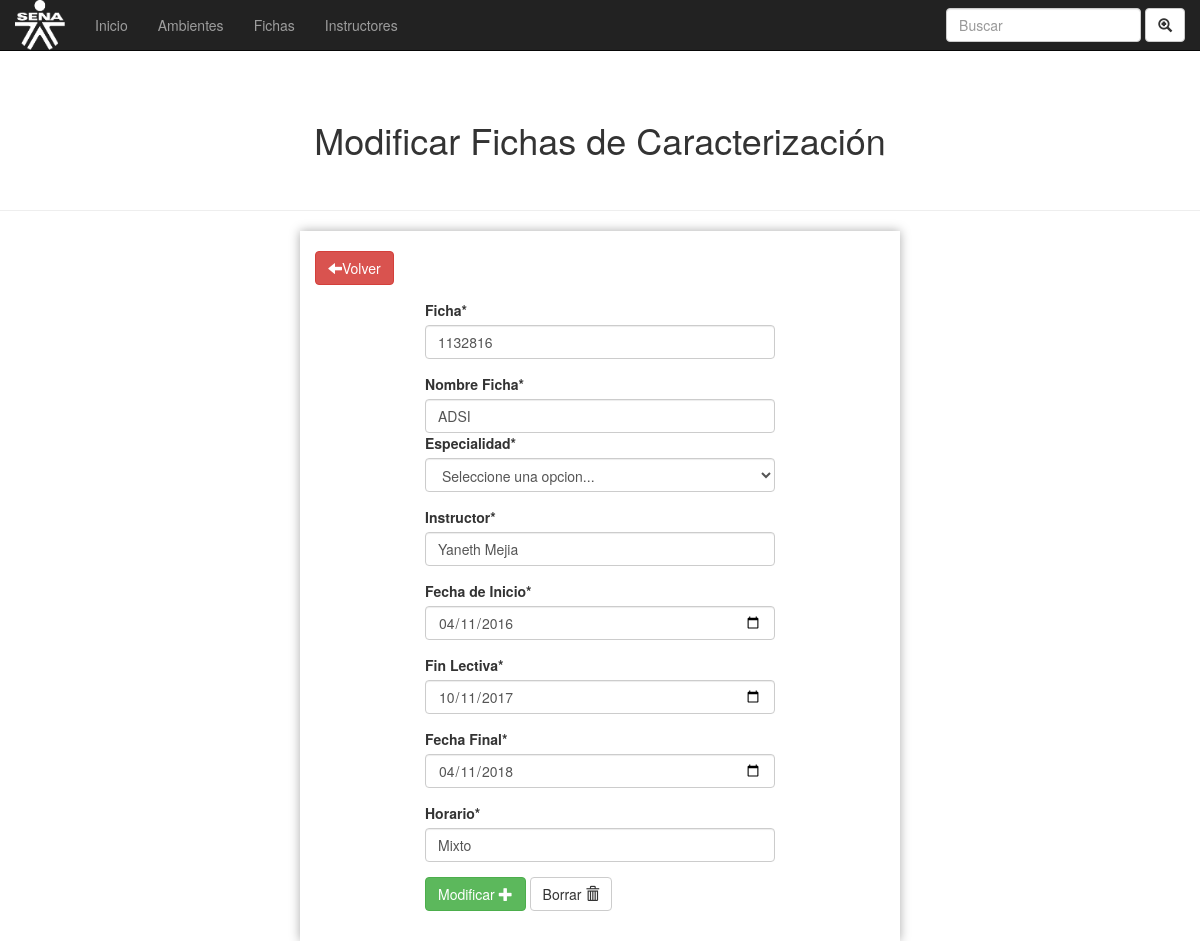
The page /fichas/editar_ficha.php?id=1 on the database as committed earlier.
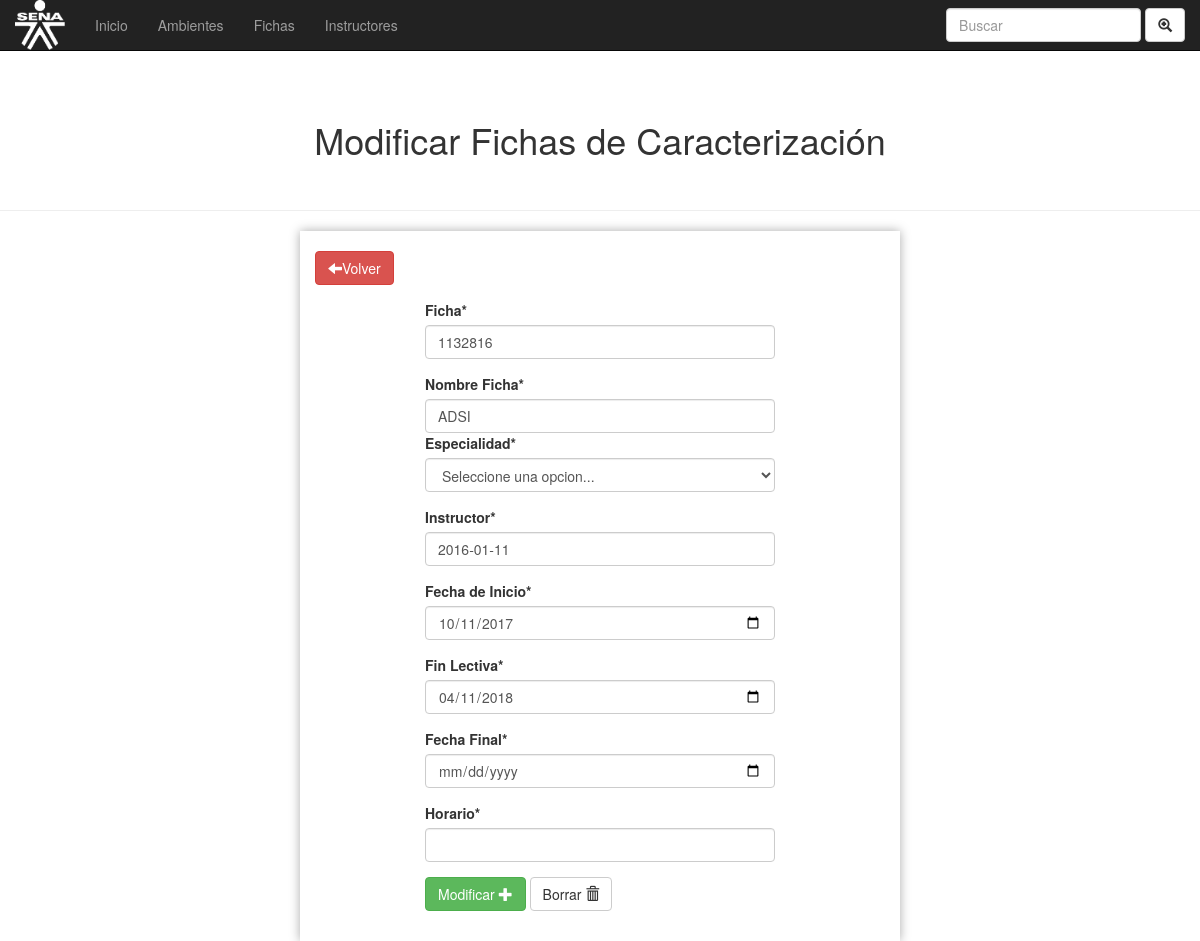
The same page on the database as committed later.
### tables this page shows
CREATE TABLE `fichas` (
  `id` int(11) NOT NULL,
  `ficha` int(100) NOT NULL,
  `nombre` varchar(100) NOT NULL,
  `especialidad` varchar(100) NOT NULL,
  `instructor` varchar(100) NOT NULL,
  `fecha_inicio` date NOT NULL,
  `fecha_lectiva` date NOT NULL,
  `fecha_final` date NOT NULL,
  `horario` text NOT NULL
);

### fichas/editar_ficha.php (the view, shortened to what this page needs)
<!DOCTYPE html>
<html lang="en">
<head>
	<link rel="stylesheet" href="css/bootstrap.min.css">
	<link rel="stylesheet" href="css/custom.css">
	<link rel="stylesheet" href="css/index.css">
</head>
<body>
	<?php
		if ($_GET) {
		 	$id = $_GET['id'];
		 	$conexion = mysqli_connect('localhost', 'root', '', 'programacion_trimestral');
		 	$insertar = mysqli_query($conexion, "SELECT * FROM fichas WHERE id=$id");
		 	$row = mysqli_fetch_array($insertar);
		 }
	 ?>
	 <nav class="navbar navbar-inverse navbar-fixed-top">
		  <div class="container-fluid">
		    <div class="navbar-header">
		      <a class="navbar-brand" href="#"><img  src="imgs/sena.png" class="img-rounded" width="100" height="100"></a>
		    </div>
		    <ul class="nav navbar-nav">
		      <li><a href="../index.php">Inicio</a></li>
		      <li><a href="../ambientes/ambientes.php">Ambientes</a></li>
		      <li><a href="#">Fichas</a></li>
		      <li><a href="../instructores/gestionarIns.php">Instructores</a></li>
		    </ul>
		    <form class="navbar-form navbar-right">
		      <div class="form-group">
		        <input type="text" class="form-control" placeholder="Buscar">
		      </div>
		      <button type="submit" class="btn btn-default"><i class="glyphicon glyphicon-zoom-in"></i></button>
		    </form>
		  </div>
		</nav>
		<br>
	<div class="container-fluid mov">
		<div class="row">
		<br>
		<h1 class="text-center">Modificar Fichas de Caracterización</h1>
		<br>
			<hr>
			<div class="col-md-6 col-md-offset-3 box">
				<div class="panel-default">
				<br>
					<a href="index_ficha.php" class="btn btn-danger"><i class="glyphicon glyphicon-arrow-left"></i>Volver</a>
					<div class="panel-body">
						<div class="row">
							<div class="col-md-8 col-md-offset-2">
								<form action="" method="POST">
									<div class="form-group">
									<label>Ficha*</label>
										<input type="number"
											 class="form-control"
											 name="ficha"
											 placeholder="Ingrese Numero ficha*"
											 value="<?php echo $row['ficha'] ?>">
									</div>
									<div class="form-group">
										<label>Nombre Ficha*</label>
										<input type="text"
											   class="form-control"
											   name="nombre"
											   placeholder="Nombre Ficha"
											   value="<?php echo $row['nombre'] ?>">
									<div class="form-group">
									<label>Especialidad*</label>
										<select name="especialidad" class="form-control">
											<option>Seleccione una opcion...</option>
										</select>
									</div>
									<div class="form-group">
										<label>Instructor*</label>
										<input type="text"
											class="form-control"
											name="instructor"
											placeholder="Instructor*"
											value="<?php echo $row['instructor'] ?>">
									</div>
									<div class="form-group">
										<label>Fecha de Inicio*</label><br>
										<input type="date"
											class="form-control"
											name="fecha_inicio"
											value="<?php echo $row['fecha_inicio'] ?>">
									</div>
									<div class="form-group">
										<label>Fin Lectiva*</label><br>
										<input type="date"
											class="form-control"
											name="fecha_lectiva"
											value="<?php echo $row['fecha_lectiva'] ?>">
									</div>
									<div class="form-group">
										<label>Fecha Final*</label><br>
										<input type="date"
											class="form-control"
											name="fecha_final"
											value="<?php echo $row['fecha_final'] ?>">
									</div>
									<div class="form-group">
										<label>Horario*</label>
										<input type="text"
											class="form-control"
											name="horario"
											value="<?php echo $row['horario'] ?>">
									</div>
									<button class="btn btn-success">Modificar
										<i class="glyphicon glyphicon-plus"></i>
									</button>
									<button class="btn btn-default">Borrar
										<i class="glyphicon glyphicon-trash">
										</i>
									</button>
							</div>
						</div>
					</div>
				</div>
			</div>
		</div>
	</div>
</body>
</html>

Rows that differ between the two databases and show on the page:
changed fichas "ADSI": instructor "Yaneth Mejia" → "2016-01-11"; fecha_inicio "04/11/2016" → "10/11/2017"; fecha_lectiva "10/11/2017" → "04/11/2018"; fecha_final "04/11/2018" → (not shown); horario "Mixto" → (not shown)
